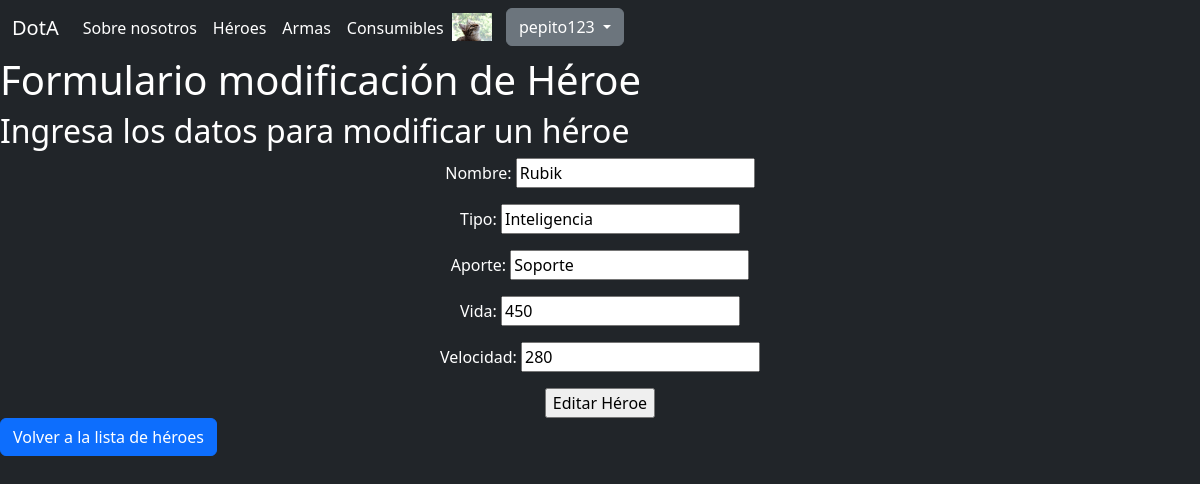
/preentrega3/editar-heroe/1/ (signed in), run on the app's committed database.
### preentrega3/models.py (models this page shows, shortened)
class Avatar(models.Model):
    user = models.OneToOneField(User, on_delete = models.CASCADE, null = True)
    imagen = models.ImageField(upload_to='avatares', null = True, blank= True)

class Heroe(models.Model):
    nombre = models.CharField(max_length=32)
    tipo = models.CharField(max_length=16)
    aporte = models.CharField(max_length=16)
    vida = models.IntegerField(default=500)
    velocidad = models.IntegerField(default=300)
    creador = models.ForeignKey(User, on_delete = models.SET_NULL, null = True)

### preentrega3/views.py (the view)
# urls.py: path('editar-heroe/<id_de_heroe>/', editar_heroe, name='editar-heroe'),
@login_required
def editar_heroe(request, id_de_heroe):
    heroe_por_editar = Heroe.objects.get(id = id_de_heroe)
    if(request.method == "POST"):
        formulario_heroe = HeroeFormulario(request.POST)
        print(formulario_heroe)
        if(formulario_heroe.is_valid()):
            informacion_heroe = formulario_heroe.cleaned_data
            heroe_por_editar.nombre = informacion_heroe["nombre"]
            heroe_por_editar.tipo = informacion_heroe["tipo"]
            heroe_por_editar.aporte = informacion_heroe["aporte"]
            heroe_por_editar.vida = informacion_heroe["vida"]
            heroe_por_editar.velocidad = informacion_heroe["velocidad"]
            heroe_por_editar.save()
            return render(request, 'preentrega3/lista-heroes.html')
    else:
        formulario_heroe = HeroeFormulario(initial={"nombre": heroe_por_editar.nombre, "tipo": heroe_por_editar.tipo,
                                                    "aporte": heroe_por_editar.aporte, "vida": heroe_por_editar.vida, "velocidad": heroe_por_editar.velocidad})
    return render(request, 'preentrega3/editar-heroe.html', {"formulario_heroe": formulario_heroe, "id_de_heroe": id_de_heroe})

### preentrega3/forms.py
class HeroeFormulario(forms.Form):
    nombre = forms.CharField(required=True, max_length=32)
    tipo = forms.CharField(required=True, max_length=16)
    aporte = forms.CharField(required=True, max_length=16)
    vida = forms.IntegerField(required=True)
    velocidad = forms.IntegerField(required=True)

### preentrega3/templates/preentrega3/editar-heroe.html (shortened to what this page needs)
{% extends "layout.html" %}
{% block main %}
        <h1>Formulario modificación de Héroe</h1>
        <h2>Ingresa los datos para modificar un héroe</h2>
        <form method="post" style="width: 100%; max-width: 600px; margin: 0 auto; display: flex; flex-direction: column; justify-content: center; align-items: center;">
            {{formulario_heroe.as_p}}
            <input type="submit" value="Editar Héroe">
        </form>
        <a class="btn btn-primary" href="{% url 'heroes' %}" role="button">Volver a la lista de héroes</a>
{% endblock main %}

### templates_base/layout.html (shortened to what this page needs)
{% load static %}
<!DOCTYPE html>
<html lang="en">
<head>
</head>
<body class="bg-dark text-white">
    <header class="bg-dark text-white">
        <nav class="navbar navbar-expand-lg">
            <div class="container-fluid">
              <a class="navbar-brand text-white" href={% url 'index' %}>DotA</a>
              <div class="collapse navbar-collapse" id="navbarNav">
                <ul class="navbar-nav">
                  <li class="nav-item">
                    <a class="nav-link text-white" href={% url 'about' %}>Sobre nosotros</a>
                  </li>
                  <li class="nav-item">
                    <a class="nav-link text-white" href={% url 'heroes' %}>Héroes</a>
                  </li>
                  <li class="nav-item">
                    <a class="nav-link text-white" href={% url 'armas' %}>Armas</a>
                  </li>
                  <li class="nav-item">
                    <a class="nav-link text-white" href={% url 'consumibles' %}>Consumibles</a>
                  </li>
                  {% if user.is_authenticated %}
                  <div class="dropdown">
                  {% if user.avatar.imagen %}
                    <img src="{{user.avatar.imagen.url}}" style="max-width: 40px; margin-right: 10px;">
                  {% endif %}
                    <button class="btn btn-secondary dropdown-toggle" type="button" data-bs-toggle="dropdown" aria-expanded="false">
                      {{user.username}}
                    </button>
                  </div>
                  {% endif %}
                </ul>
              </div>
            </div>
          </nav>
    </header>
    <main>
        {% block main %}{% endblock main %}
    </main>
    <link href="https://cdn.jsdelivr.net/npm/bootstrap@5.3.2/dist/css/bootstrap.min.css" rel="stylesheet">
</body>
</html>

### data on the page
Heroe: nombre "Rubik", tipo "Inteligencia", aporte "Soporte", vida "450", velocidad "280"

### other printed values
{{ user.username }} "pepito123"
